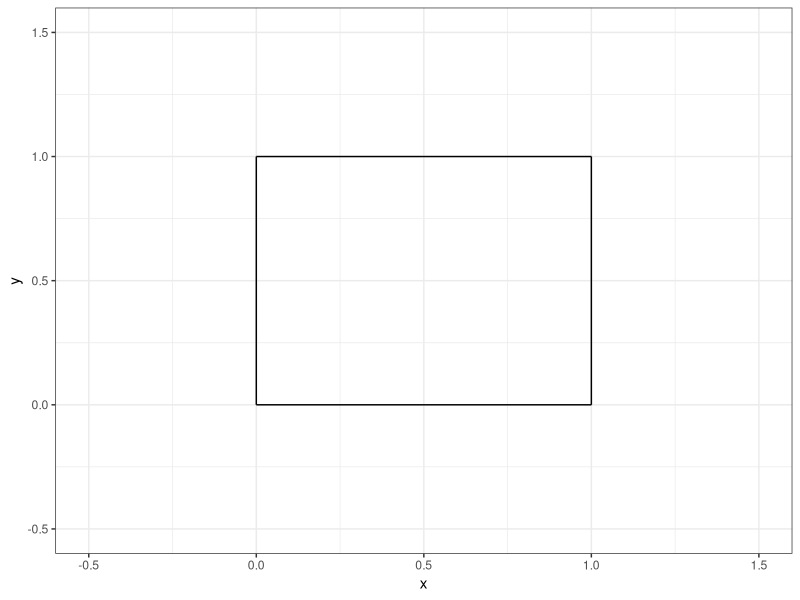
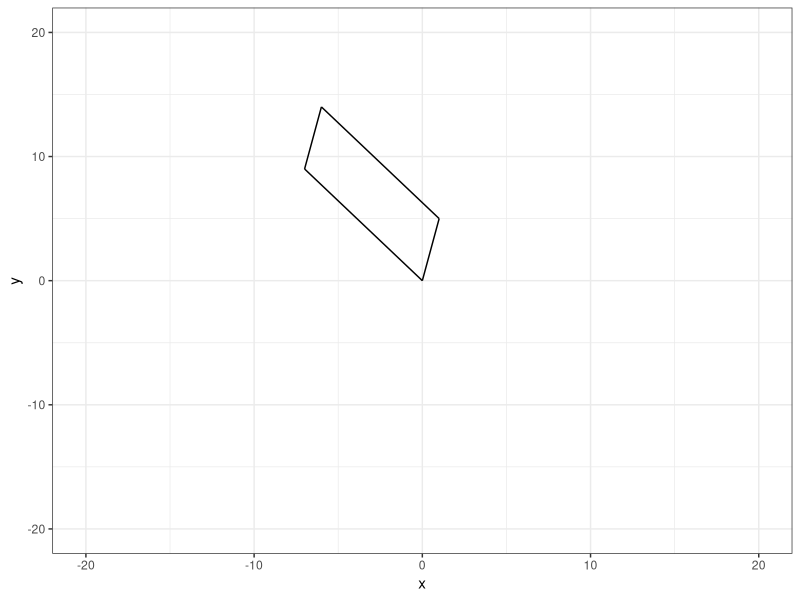
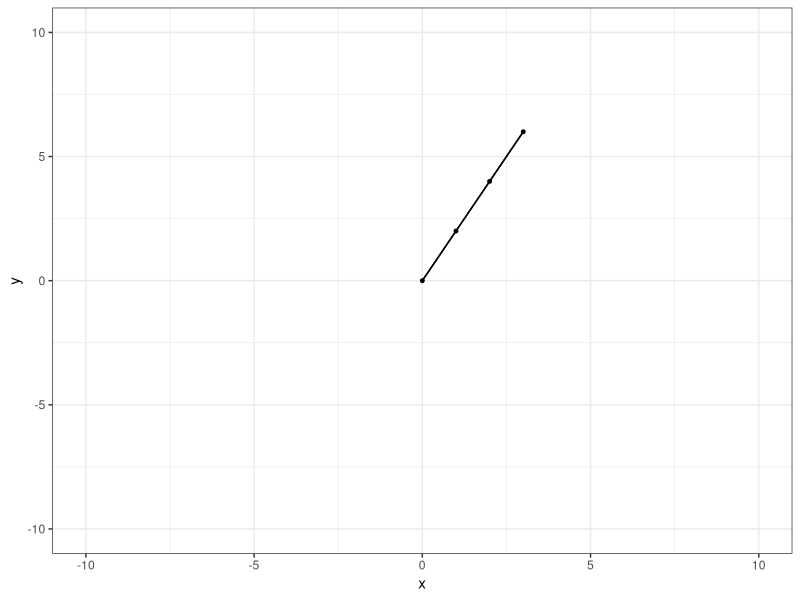
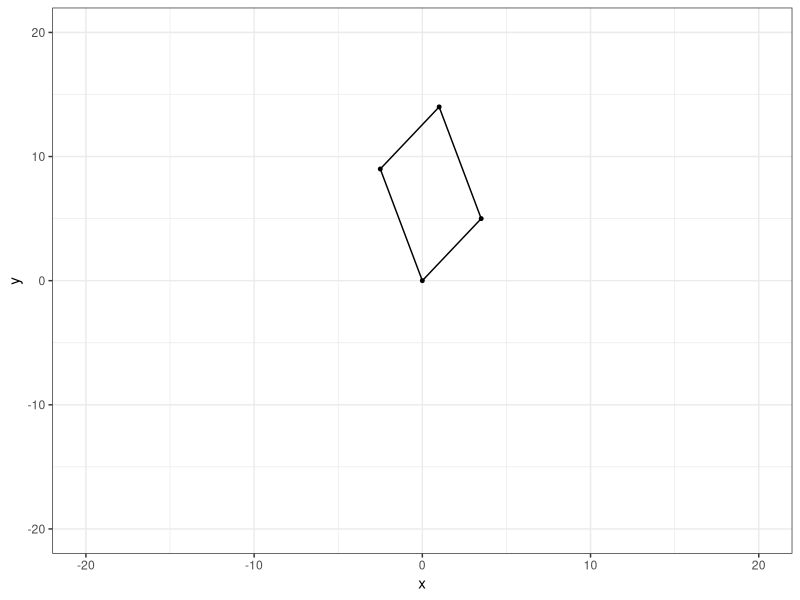
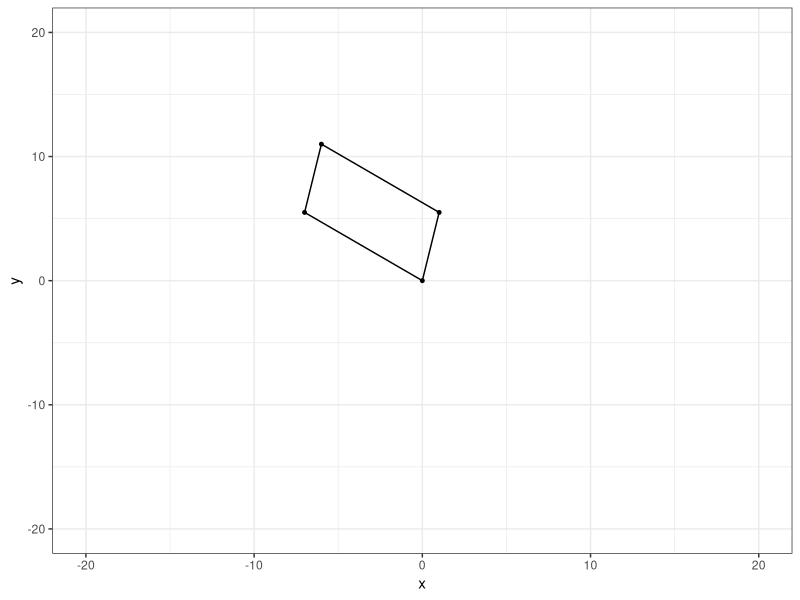
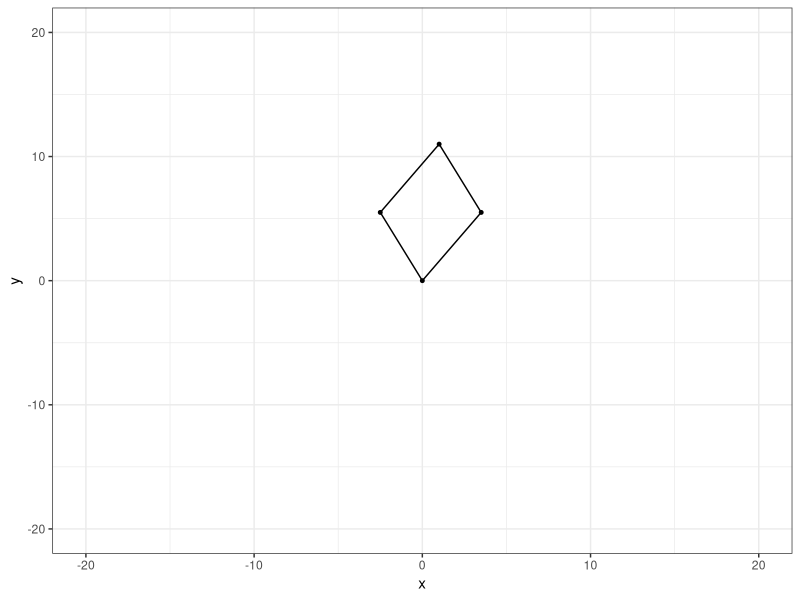
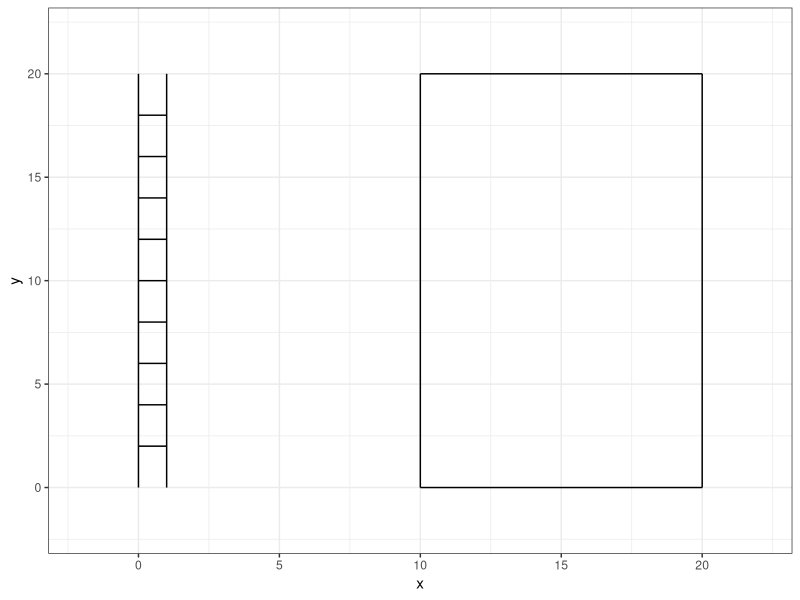
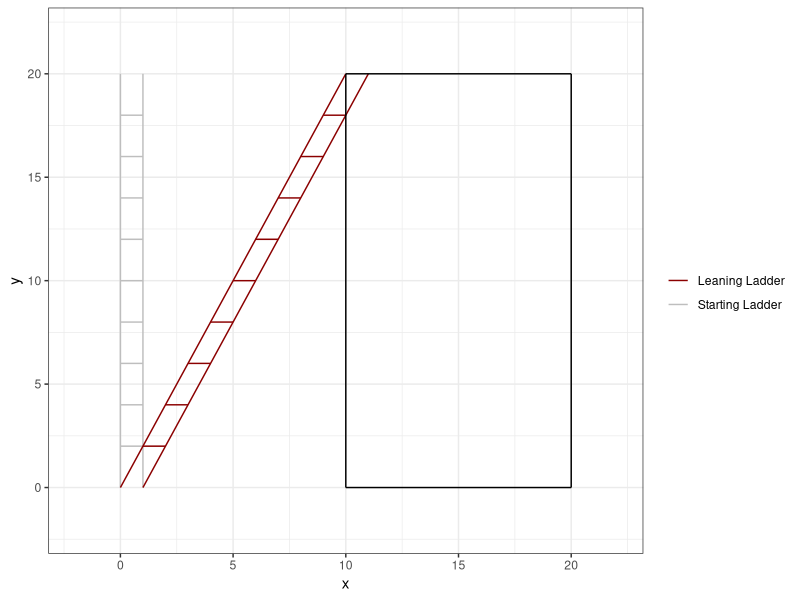

Here is the R script that generated these plots, in order:
## ---- chunk 1
#| echo: false

default_chunk_hook  <- knitr::knit_hooks$get("chunk")

latex_font_size <- c("Huge", "huge", "LARGE", "Large", 
                     "large", "normalsize", "small", 
                     "footnotesize", "scriptsize", "tiny")

knitr::knit_hooks$set(chunk = function(x, options) {
  x <- default_chunk_hook(x, options)
  if(options$size %in% latex_font_size) {
    paste0("\n \\", options$size, "\n\n", 
      x, 
      "\n\n \\normalsize"
    )
  } else {
    x
  }
})

## ---- chunk 2
#| label: load-packages
#| include: false
library(tidyverse)
## ---- chunk 3
#| label: fig-unitsquare
#| fig-cap: "The unit square."
#| fig-width: 3
#| fig-height: 3
#| scale: "80%"
#| fig-align: "center"
#| size: "scriptsize"
p0 <- c(0, 0)
p1 <- c(1, 0)
p2 <- c(1, 1)
p3 <- c(0, 1)
ggplot() +
  geom_segment(aes(x = p0[1], y = p0[2], xend = p1[1], yend = p1[2])) +
  geom_segment(aes(x = p1[1], y = p1[2], xend = p2[1], yend = p2[2])) +
  geom_segment(aes(x = p2[1], y = p2[2], xend = p3[1], yend = p3[2])) +
  geom_segment(aes(x = p3[1], y = p3[2], xend = p0[1], yend = p0[2])) +
  theme_bw() +
  xlim(-0.5, 1.5) +
  ylim(-0.5, 1.5) +
  labs(x = "x", y = "y")
## ---- chunk 4
(A = matrix(c(1,5,-7,9),nrow=2,ncol=2))
## ---- chunk 5
M = matrix(c(1,0,0,1),nrow=2,ncol=2)
T = A %*% M
(T)
## ---- chunk 6
(basis.vector.1 = T[,1])
(basis.vector.2 = T[,2])
## ---- chunk 7
(p0 = c(0,0))
(p1 = basis.vector.1)
(p2 = basis.vector.1 + basis.vector.2)
(p3 = basis.vector.2) 
## ---- chunk 8
#| label: fig-squarev2
#| fig-cap: "My new parallelogram."
#| fig-width: 3
#| fig-height: 3
#| scale: "80%"
#| fig-align: "center"
#| size: "scriptsize"
ggplot() +
  geom_segment(aes(x = p0[1], xend = p1[1],
                   y=p0[2], yend = p1[2]))+
  geom_segment(aes(x = p1[1], xend = p2[1],
                   y=p1[2], yend = p2[2]))+
  geom_segment(aes(x = p2[1], xend = p3[1],
                   y=p2[2], yend = p3[2]))+
  geom_segment(aes(x = p3[1], xend = p0[1],
                   y=p3[2], yend = p0[2])) +
  theme_bw() + 
  xlim(-20, 20)+
  ylim(-20, 20)+
  labs(x = "x", 
       y = "y")
## ---- chunk 9
(det(A))
## ---- chunk 10
(A = matrix(c(1,2,2,4),nrow=2,ncol=2))
## ---- chunk 11
M = matrix(c(1,0,0,1),nrow=2,ncol=2)
(T = A %*% M)
## ---- chunk 12
(basis.vector.1 = T[,1])
(basis.vector.2 = 2 * basis.vector.1) #uh oh not full rank
## ---- chunk 13
(p0 = c(0,0))
(p1 = basis.vector.1)
(p2 = basis.vector.1 + basis.vector.2)
(p3 = basis.vector.2) 
## ---- chunk 14
#| label: fig-squarev3
#| fig-cap: "My sad parallelogram."
#| fig-width: 3
#| fig-height: 3
#| scale: "80%"
#| fig-align: "center"
#| size: "scriptsize"
ggplot() +
  geom_segment(aes(x = p0[1], xend = p1[1],
                   y=p0[2], yend = p1[2]))+
  geom_point(aes(x = p0[1], y = p0[2]), size = 1) +
  geom_segment(aes(x = p1[1], xend = p2[1],
                   y=p1[2], yend = p2[2]))+
  geom_point(aes(x = p1[1], y = p1[2]), size = 1) +
  geom_segment(aes(x = p2[1], xend = p3[1],
                   y=p2[2], yend = p3[2]))+
  geom_point(aes(x = p2[1], y = p2[2]), size = 1) +
  geom_segment(aes(x = p3[1], xend = p0[1],
                   y=p3[2], yend = p0[2])) +
  geom_point(aes(x = p3[1], y = p3[2]), size = 1) +
  theme_bw() + 
  xlim(-10, 10)+
  ylim(-10, 10)+
  labs(x = "x", 
       y = "y")
## ---- chunk 15
(det(A))
## ---- chunk 16
#initializing my matrices
Mk = matrix(c(1,0,.5,1),nrow=2,ncol=2)
A = matrix(c(1,5,-7,9),nrow=2,ncol=2)
T = Mk %*% A

#it's basis vector time
basis.vector.1 = T[,1]
basis.vector.2 = T[,2]

#Grabbing my points
p0 = c(0,0)
p1 = basis.vector.1
p2 = basis.vector.1 + basis.vector.2
p3 = basis.vector.2

#Let's plot!
#| label: fig-squarev3
#| fig-cap: "My sad parallelogram."
#| fig-width: 3
#| fig-height: 3
#| scale: "80%"
#| fig-align: "center"
#| size: "scriptsize"
ggplot() +
  geom_segment(aes(x = p0[1], xend = p1[1],
                   y=p0[2], yend = p1[2]))+
  geom_point(aes(x = p0[1], y = p0[2]), size = 1) +
  geom_segment(aes(x = p1[1], xend = p2[1],
                   y=p1[2], yend = p2[2]))+
  geom_point(aes(x = p1[1], y = p1[2]), size = 1) +
  geom_segment(aes(x = p2[1], xend = p3[1],
                   y=p2[2], yend = p3[2]))+
  geom_point(aes(x = p2[1], y = p2[2]), size = 1) +
  geom_segment(aes(x = p3[1], xend = p0[1],
                   y=p3[2], yend = p0[2])) +
  geom_point(aes(x = p3[1], y = p3[2]), size = 1) +
  theme_bw() + 
  xlim(-20, 20)+
  ylim(-20, 20)+
  labs(x = "x", 
       y = "y")

## ---- chunk 17
(det(T))
## ---- chunk 18
#initializing my matrices
Mk = matrix(c(1,.5,0,1),nrow=2,ncol=2)
A = matrix(c(1,5,-7,9),nrow=2,ncol=2)
T = Mk %*% A

#it's basis vector time
basis.vector.1 = T[,1]
basis.vector.2 = T[,2]

#Grabbing my points
p0 = c(0,0)
p1 = basis.vector.1
p2 = basis.vector.1 + basis.vector.2
p3 = basis.vector.2

#Let's plot!
#| label: fig-squarev3
#| fig-cap: "My sad parallelogram."
#| fig-width: 3
#| fig-height: 3
#| scale: "80%"
#| fig-align: "center"
#| size: "scriptsize"
ggplot() +
  geom_segment(aes(x = p0[1], xend = p1[1],
                   y=p0[2], yend = p1[2]))+
  geom_point(aes(x = p0[1], y = p0[2]), size = 1) +
  geom_segment(aes(x = p1[1], xend = p2[1],
                   y=p1[2], yend = p2[2]))+
  geom_point(aes(x = p1[1], y = p1[2]), size = 1) +
  geom_segment(aes(x = p2[1], xend = p3[1],
                   y=p2[2], yend = p3[2]))+
  geom_point(aes(x = p2[1], y = p2[2]), size = 1) +
  geom_segment(aes(x = p3[1], xend = p0[1],
                   y=p3[2], yend = p0[2])) +
  geom_point(aes(x = p3[1], y = p3[2]), size = 1) +
  theme_bw() + 
  xlim(-20, 20)+
  ylim(-20, 20)+
  labs(x = "x", 
       y = "y")

## ---- chunk 19
det(T)
## ---- chunk 20
#initializing my matrices
Mk = matrix(c(1,.5,.5,1),nrow=2,ncol=2)
A = matrix(c(1,5,-7,9),nrow=2,ncol=2)
T = Mk %*% A

#it's basis vector time
basis.vector.1 = T[,1]
basis.vector.2 = T[,2]

#Grabbing my points
p0 = c(0,0)
p1 = basis.vector.1
p2 = basis.vector.1 + basis.vector.2
p3 = basis.vector.2

#Let's plot!
#| label: fig-squarev3
#| fig-cap: "My sad parallelogram."
#| fig-width: 3
#| fig-height: 3
#| scale: "80%"
#| fig-align: "center"
#| size: "scriptsize"
ggplot() +
  geom_segment(aes(x = p0[1], xend = p1[1],
                   y=p0[2], yend = p1[2]))+
  geom_point(aes(x = p0[1], y = p0[2]), size = 1) +
  geom_segment(aes(x = p1[1], xend = p2[1],
                   y=p1[2], yend = p2[2]))+
  geom_point(aes(x = p1[1], y = p1[2]), size = 1) +
  geom_segment(aes(x = p2[1], xend = p3[1],
                   y=p2[2], yend = p3[2]))+
  geom_point(aes(x = p2[1], y = p2[2]), size = 1) +
  geom_segment(aes(x = p3[1], xend = p0[1],
                   y=p3[2], yend = p0[2])) +
  geom_point(aes(x = p3[1], y = p3[2]), size = 1) +
  theme_bw() + 
  xlim(-20, 20)+
  ylim(-20, 20)+
  labs(x = "x", 
       y = "y")

## ---- chunk 21
det(T)
## ---- chunk 22
x = c(0,0,1,1,0,1,0,1,0,1,0,1,0,1,0,1,0,1,0,1,0,1)
y = c(0,20,0,20,2,2,4,4,6,6,8,8,10,10,12,12,14,14,16,16,18,18)
group = c(1,1,2,2,3,3,4,4,5,5,6,6,7,7,8,8,9,9,10,10,11,11)
ladder = data.frame(x=x,y=y,group=group)
## ---- chunk 23
#| label: fig-ladder
#| fig-cap: "A ladder."
#| fig-width: 3
#| fig-height: 3
#| scale: "80%"
#| fig-align: "center"
#| size: "scriptsize"
ggplot() +
  geom_path(data = ladder, 
              aes(x = x, y = y, group = group)) +
                  geom_segment(aes(x = 10, xend = 10,
                   y=0, yend = 20))+
  geom_segment(aes(x = 10, xend = 20,
                   y=20, yend = 20))+
  geom_segment(aes(x = 20, xend = 20,
                   y=0, yend = 20))+
  geom_segment(aes(x = 10, xend = 20,
                   y=0, yend = 0)) +
  theme_bw() +
  xlim(-2,22) +
  ylim(-2,22)
## ---- chunk 24
M = matrix(c(1,.5,0,1),nrow=2,ncol=2)
ladderNoGroups = ladder[,c("x","y")]
A = as.matrix(ladderNoGroups,nrow=22,ncol=2)

T = A %*% M
(T)
## ---- chunk 25
leaning.ladder = data.frame(x=T[,1],y=T[,2],group=ladder[,c("group")])
## ---- chunk 26
#| label: fig-ladder2
#| fig-cap: "A ladder and a leaning ladder."
#| fig-width: 3
#| fig-height: 3
#| scale: "80%"
#| fig-align: "center"
#| size: "scriptsize"
ggplot() +
  geom_path(data = ladder, 
              aes(x = x, y = y, group = group, color = "Starting Ladder")) +
  geom_path(data = leaning.ladder, 
              aes(x = x, y = y, group = group, color = "Leaning Ladder")) +
  geom_segment(aes(x = 10, xend = 10,
                   y=0, yend = 20))+
  geom_segment(aes(x = 10, xend = 20,
                   y=20, yend = 20))+
  geom_segment(aes(x = 20, xend = 20,
                   y=0, yend = 20))+
  geom_segment(aes(x = 10, xend = 20,
                   y=0, yend = 0)) +
  theme_bw() +
  xlim(-2,22) +
  ylim(-2,22) +
  scale_color_manual("", values=c("darkred", "grey"))
